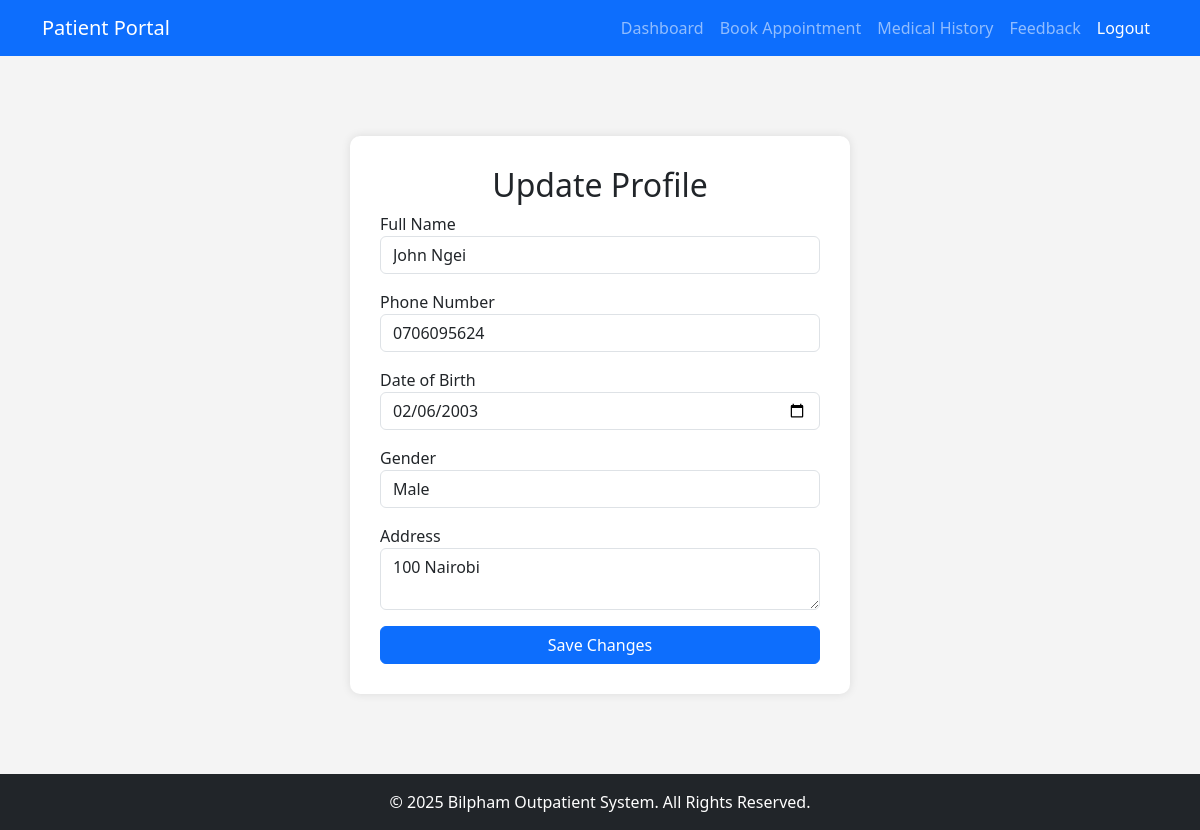
The page /patients/update_profile.php (signed in) on the database its author committed.
### tables this page shows
CREATE TABLE `patients` (
  `patient_id` int NOT NULL AUTO_INCREMENT,
  `user_id` int NOT NULL,
  `date_of_birth` date DEFAULT NULL,
  `gender` enum('male','female','other') DEFAULT NULL,
  `address` text,
  PRIMARY KEY (`patient_id`),
  KEY `user_id` (`user_id`),
  CONSTRAINT `patients_ibfk_1` FOREIGN KEY (`user_id`) REFERENCES `users` (`user_id`) ON DELETE CASCADE
);

CREATE TABLE `users` (
  `user_id` int NOT NULL AUTO_INCREMENT,
  `full_name` varchar(100) NOT NULL,
  `email` varchar(100) NOT NULL,
  `password_hash` varchar(255) NOT NULL,
  `phone_number` varchar(15) DEFAULT NULL,
  `role` enum('admin','doctor','patient') NOT NULL,
  `created_at` timestamp NULL DEFAULT CURRENT_TIMESTAMP,
  PRIMARY KEY (`user_id`),
  UNIQUE KEY `email` (`email`)
);

### patients/update_profile.php (the view, shortened to what this page needs)
<?php
require_once "../config/db.php";
$user_id = $_SESSION["user_id"];
$query = "SELECT u.full_name, u.email, u.phone_number, p.date_of_birth, p.gender, p.address
          FROM users u
          LEFT JOIN patients p ON u.user_id = p.user_id
          WHERE u.user_id = ?";
$stmt = $conn->prepare($query);
$stmt->bind_param("i", $user_id);
$stmt->execute();
$result = $stmt->get_result();
$patient = $result->fetch_assoc();
?>
<!DOCTYPE html>
<html lang="en">
<head>
    <link rel="stylesheet" href="https://cdn.jsdelivr.net/npm/bootstrap@5.3.0/dist/css/bootstrap.min.css">
</head>
<body>
    <?php include "navbar.php"; ?>
    <div class="profile-container">
        <h2 class="text-center">Update Profile</h2>
        <form method="POST" action="update_profile.php">
            <div class="mb-3">
                <label>Full Name</label>
                <input type="text" name="full_name" class="form-control" value="<?php echo $patient['full_name']; ?>" required>
            </div>
            <div class="mb-3">
                <label>Phone Number</label>
                <input type="text" name="phone_number" class="form-control" value="<?php echo $patient['phone_number']; ?>">
            </div>
            <div class="mb-3">
                <label>Date of Birth</label>
                <input type="date" name="date_of_birth" class="form-control" value="<?php echo $patient['date_of_birth']; ?>">
            </div>
            <div class="mb-3">
                <label>Gender</label>
                <select name="gender" class="form-control">
                    <option value="male" <?php echo ($patient['gender'] == 'male') ? 'selected' : ''; ?>>Male</option>
                </select>
            </div>
            <div class="mb-3">
                <label>Address</label>
                <textarea name="address" class="form-control"><?php echo $patient['address']; ?></textarea>
            </div>
            <button type="submit" class="btn btn-primary">Save Changes</button>
        </form>
    </div>
    <?php include "../partials/footer.php"; ?>
</body>
</html>

### patients/update_profile.php (style rules this page uses)
body { background-color: #f4f4f4; }
.profile-container { max-width: 500px; margin: 80px auto; padding: 30px; background: white; border-radius: 10px; box-shadow: 0px 0px 10px rgba(0, 0, 0, 0.1); }
.btn-primary { width: 100%; }

### rows shown on the page
patients: full_name "John Ngei", phone_number "0706095624", date_of_birth "02/06/2003", gender "Male", address "100 Nairobi"
